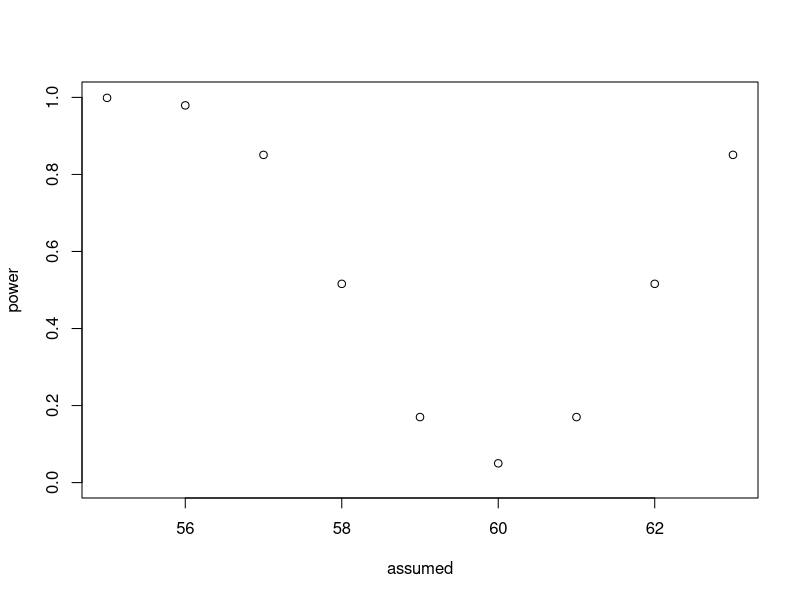

This chart was generated by the following R code:
## ---- chunk 1
knitr::opts_chunk$set(echo = TRUE)
## ---- chunk 2
h0 = 60
sd = 4
n = 16
alpha = .05
left = qnorm(alpha/2)*sd/sqrt(n) + h0 #critical value
right = qnorm(1-alpha/2)*sd/sqrt(n) +h0 #critical value
left
right
## ---- chunk 3
Zleft = (left-h0)/(sd/sqrt(n))
Zright = (right-h0)/(sd/sqrt(n))
Zleft
Zright
## ---- chunk 4
type1 = (1-(pnorm(Zright))) + pnorm(Zleft)
type1
## ---- chunk 5
assumed = c(55,56,57,58,59,60,61,62,63) #assumed h1 hypothesis
#calculate the 
(zleft = (left-assumed)/(sd/sqrt(n)))
(zright = (right-assumed)/(sd/sqrt(n)))
(power = pnorm(zleft)+(1-pnorm(zright)))
## ---- chunk 6
xrange= range(assumed) #range of assumed x values-- can use z scores if desired
yrange = range(seq(0,1,.05)) #range of power curve #sequence(from, to, by)
plot(xrange,yrange, type = 'p', x = assumed, y = power) #plot the values
